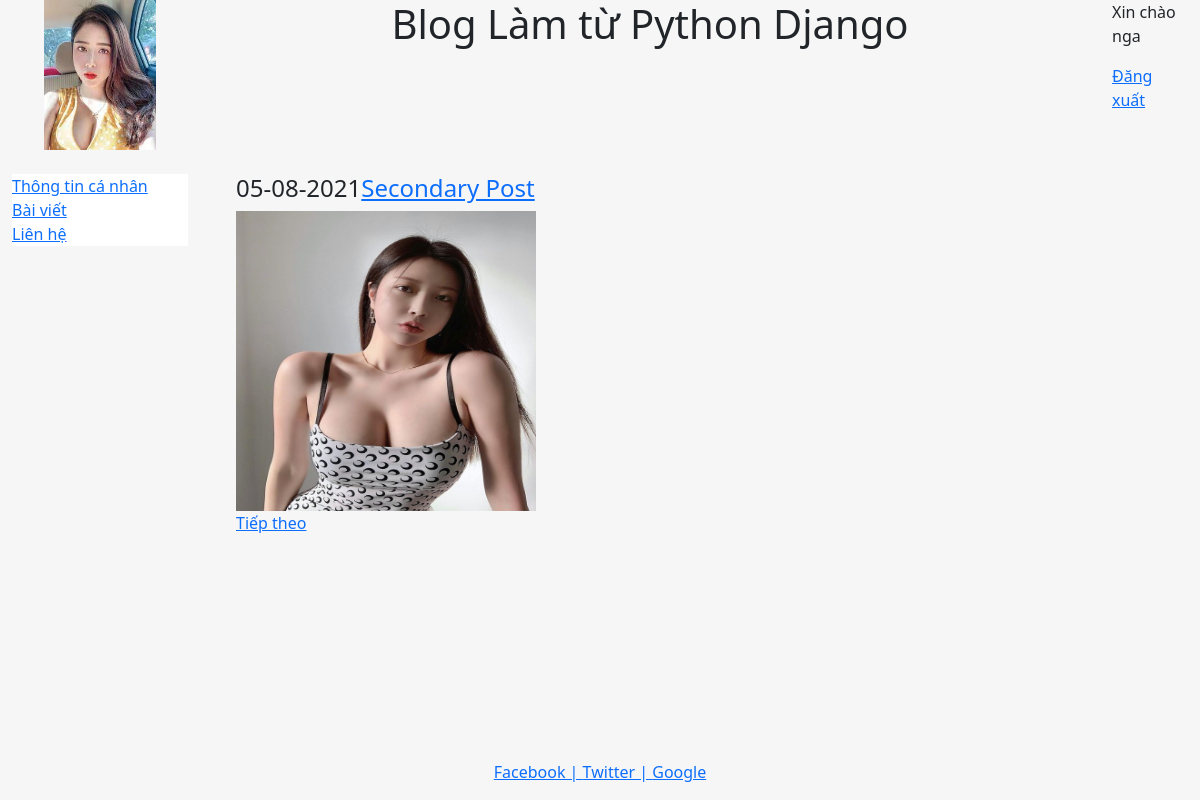
Screenshot of /blog/ (signed in) with the database file from the repository.
### blog/models.py (models this page shows, shortened)
class Post(models.Model):
    objects = models.Manager()
    title = models.CharField(max_length = 100)
    body  = models.TextField()
    date  = models.DateTimeField(auto_now_add = True)
    image = models.ImageField(null=True)

### blog/templates/blog/blog.html (shortened to what this page needs)
{% extends "pages/base.html" %}
{% block content %}
{% for post in Posts %}
   <h4>{{post.date|date:"d-m-Y"}}<a href="/blog/{{post.id}}">{{post.title}}</a></h4>
   <img src="{{post.image.url}}" width="300px" height="300px" />
{% endfor %}
<br/>
{% if page_obj.has_next %}
    <a href="{{request.path}}?page={{page_obj.next_page_number}}"> Tiếp  theo</a>
{% endif %}
{% endblock %}

### sieunhan/templates/pages/base.html (shortened to what this page needs)
<!DOCTYPE html>
<html lang="en">
<head>
    {% load static %}
    <link rel="stylesheet"  href="{% static 'css/bootstrap.min.css' %}" type="text/css">
</head>
<body>
    <div class="container-fluid" style="min-height:95%">
        <div class="row">
            <div class="col-sm-2">
                <center><img src="{% static 'images/images.jpg' %}" class="responsive-img" style="max-height:150px"/></center>
            </div>
            <div class="col-sm-9">
                <center><h1>Blog Làm từ Python Django</h1></center>
            </div>
            <div class="col-sm-1">
                {% if user.username %}
                    <p>Xin chào {{user.username}}</p>
                    <p><a href="{% url 'logout' %}">Đăng xuất</a></p>
                {% else %}
                    <p><a href="{% url 'register' %}">Đăng ký</a>|<a href="{% url 'login' %}">Đăng nhập</a></p>
                {% endif %}
            </div>
        </div>
        <br/>
        <div class="row">
            <div class="col-sm-2">
                <div class="bs-sliderbar" style="background-color:#fff;">
                    <ul class="nav flex-column">
                        <li><a href="/"> Thông tin cá nhân</a></li>
                        <li><a href="{% url 'blog' %}"> Bài viết</a></li>
                        <li><a href="{% url 'contact' %}"> Liên hệ</a></li>
                    </ul>
                </div>
            </div>
            <div class="col-sm-10">
                <div class="container-fluid">
                    {% block content %}
                    {% endblock %}
                </div>
            </div>
        </div>
    </div>
    <footer>
        <div class="container-fluid">
            <center><a href="https://www.facebook.com"> Facebook | </a><a href="https://twitter.com"> Twitter |</a><a href="https://www.google.com.vn"> Google </a></center>
        </div>
    </footer>
</body>
</html>

### sieunhan/templates/pages/base.html (style rules this page uses)
html, body { height: 100%; background-color: #f6f6f6; }

### rows the page displays
Post: date "05-08-2021", title "Secondary Post", image (picture)

### other values shown
{{ user.username }} "nga"
